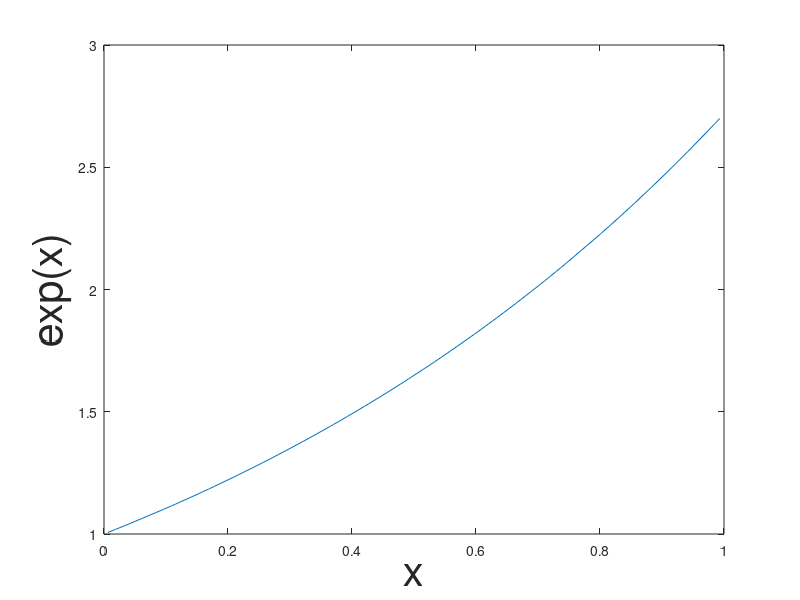
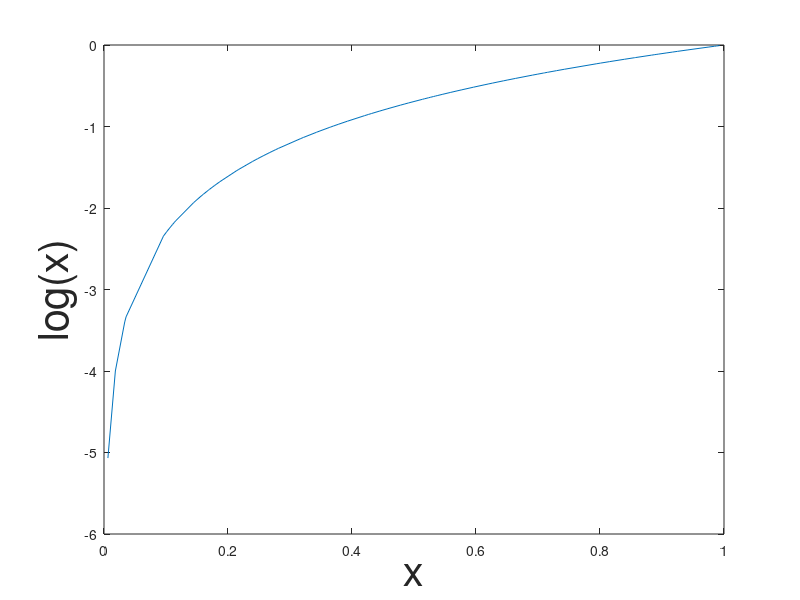
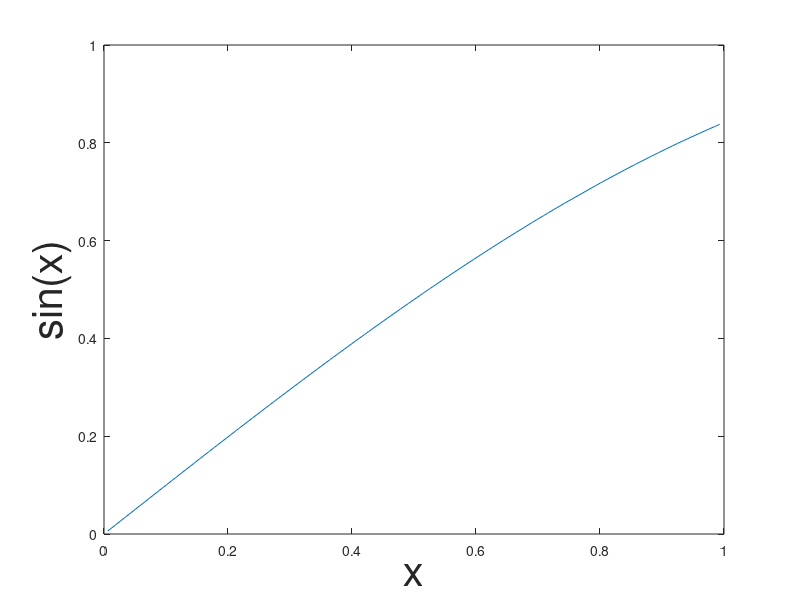
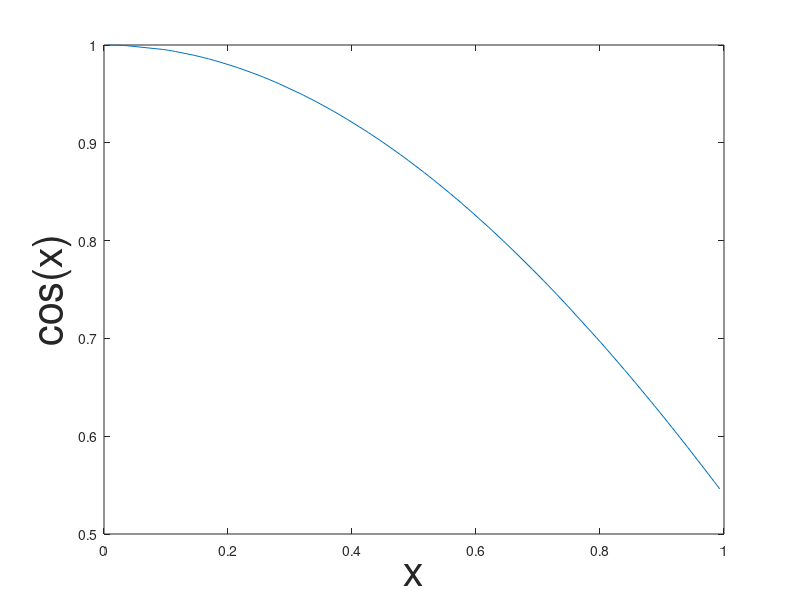

MATLAB code for these plots, in order:
clear,clc;

% Dataset of randomly selected numbers
x = rand(1,100);
x = sort(x);

% Exponential Function
y= exp(x);
plot(x,y);
xlabel('x', 'FontSize', 30);
ylabel('exp(x)', 'FontSize', 30);
print -depsc exp

% Logarithmic Function
y= log(x);
plot(x,y);
xlabel('x', 'FontSize', 30);
ylabel('log(x)', 'FontSize', 30);
print -depsc log

% Sine Function
y= sin(x);
plot(x,y);
xlabel('x', 'FontSize', 30);
ylabel('sin(x)', 'FontSize', 30);
print -depsc sin

% Logarithmic Function  
y= cos(x);
plot(x,y);
xlabel('x', 'FontSize', 30);
ylabel('cos(x)', 'FontSize', 30);
print -depsc cos


